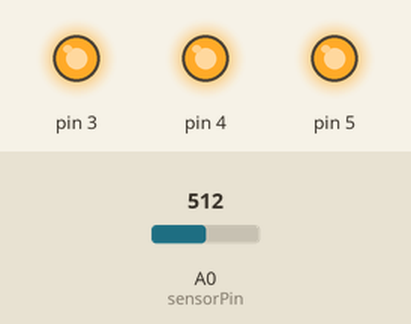
Recording of a sketch running on a simulated Arduino Uno, built with avr-gcc and run on an emulated ATmega328P. Parts: output pins drawn as LEDs (lit = HIGH). Inputs (shaded band) come from the test bench; at power-on: A0 (sensorPin) = 512. What the sketch prints to the serial monitor is not drawn.

Above: at 1.2 s.
1.3 s: A0 (sensorPin) set to 176
3.2 s: A0 (sensorPin) set to 161
At 4.7 s:
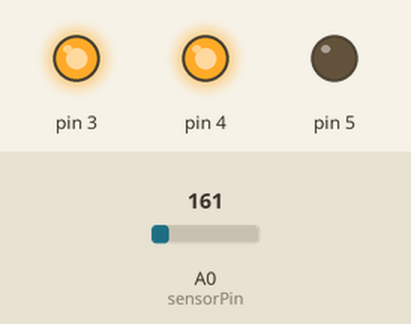
5.5 s: A0 (sensorPin) set to 122
At 7.2 s:
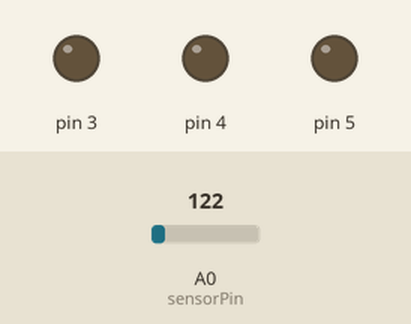
7.5 s: A0 (sensorPin) set to 306
At 9.0 s:
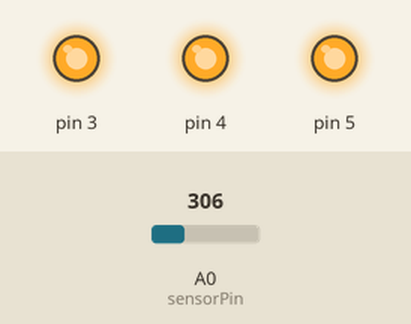
9.5 s: A0 (sensorPin) set to 0
At 10.5 s:
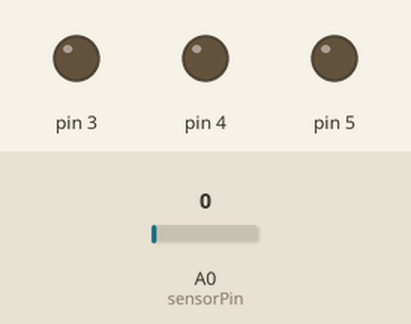
Timing chart, 0 to 12.5 s (numbered marks = the images above; inputs shaded):
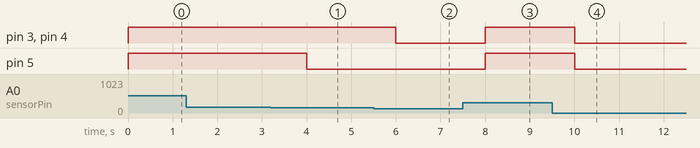

The sketch:

_3_love_o_meter_v2.ino
```cpp
const int sensorPin = A0;
const float baselineTemp = 23.0;

void setup() {
  Serial.begin(9600);

  for (int pinNumber = 3; pinNumber < 6; pinNumber++) {
    pinMode(pinNumber, OUTPUT);
    digitalWrite(pinNumber, LOW);
  }
}

int writeToLeds(int valueLed1, int valueLed2, int valueLed3) {
    digitalWrite(3, valueLed1);
    digitalWrite(4, valueLed2);
    digitalWrite(5, valueLed3);
}

int calculateTemperature() {
  int sensorValue = analogRead(sensorPin);
  //Serial.print(" Value Sensor: ");
  //Serial.print(sensorValue);

  float voltage = ( sensorValue / 1024.0 ) * 5.0;
  //Serial.print(" Volts, ");
  //Serial.print(voltage);

  float temperature = ( voltage - .5 ) * 100;
  //Serial.print(" degrees C, ");

  Serial.println(temperature);

  return temperature;
}

void loop() {
  int sensorValue = analogRead(sensorPin);
  float temperature = calculateTemperature();

  if (temperature < baselineTemp) {
    writeToLeds(LOW,LOW,LOW);
    Serial.print(".");
  }

  if ( temperature >= baselineTemp+2 && temperature < baselineTemp+4){
    writeToLeds(HIGH,LOW,LOW);
    Serial.print("_");
  }

  if ( temperature >= baselineTemp+4 && temperature < baselineTemp+6){
    writeToLeds(HIGH,HIGH,LOW);
    Serial.print("-");
  }

  if ( temperature >= baselineTemp+6) {
    writeToLeds(HIGH,HIGH,HIGH);
    Serial.print("*");
  }

  delay(2000);
}
```

Measured:
- the behaviour switches between 162 and 161 on A0 (sensorPin) (found by bisection; images 0 and 1)
- after the input at 1.3 s, every drawn part: stays the same
- after the input at 3.2 s, pin 5: HIGH → LOW after 0.80 s
- after the input at 5.5 s, pin 3, pin 4: HIGH → LOW after 0.50 s
- after the input at 7.5 s, pin 3–5: LOW → HIGH after 0.50 s
- after the input at 9.5 s, pin 3–5: HIGH → LOW after 0.50 s
